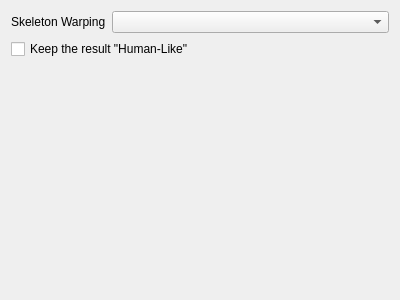
<?xml version="1.0" encoding="UTF-8"?>
<ui version="4.0">
 <class>Widget_WarpParam</class>
 <widget class="QWidget" name="Widget_WarpParam">
  <property name="geometry">
   <rect>
    <x>0</x>
    <y>0</y>
    <width>400</width>
    <height>300</height>
   </rect>
  </property>
  <property name="windowTitle">
   <string>Form</string>
  </property>
  <layout class="QFormLayout" name="formLayout">
   <property name="fieldGrowthPolicy">
    <enum>QFormLayout::AllNonFixedFieldsGrow</enum>
   </property>
   <item row="0" column="0">
    <widget class="QLabel" name="label">
     <property name="text">
      <string>Skeleton Warping</string>
     </property>
    </widget>
   </item>
   <item row="0" column="1">
    <widget class="QComboBox" name="cmbSkeletonWarpAlg"/>
   </item>
   <item row="1" column="0" colspan="2">
    <widget class="QCheckBox" name="chkHumanLike">
     <property name="text">
      <string>Keep the result &quot;Human-Like&quot;</string>
     </property>
    </widget>
   </item>
  </layout>
 </widget>
 <resources/>
 <connections>
  <connection>
   <sender>chkHumanLike</sender>
   <signal>toggled(bool)</signal>
   <receiver>Widget_WarpParam</receiver>
   <slot>slotUpdated()</slot>
   <hints>
    <hint type="sourcelabel">
     <x>158</x>
     <y>91</y>
    </hint>
    <hint type="destinationlabel">
     <x>161</x>
     <y>139</y>
    </hint>
   </hints>
  </connection>
  <connection>
   <sender>cmbSkeletonWarpAlg</sender>
   <signal>currentIndexChanged(int)</signal>
   <receiver>Widget_WarpParam</receiver>
   <slot>slotUpdated()</slot>
   <hints>
    <hint type="sourcelabel">
     <x>272</x>
     <y>24</y>
    </hint>
    <hint type="destinationlabel">
     <x>288</x>
     <y>179</y>
    </hint>
   </hints>
  </connection>
 </connections>
 <slots>
  <signal>updated()</signal>
  <slot>slotUpdated()</slot>
 </slots>
</ui>
